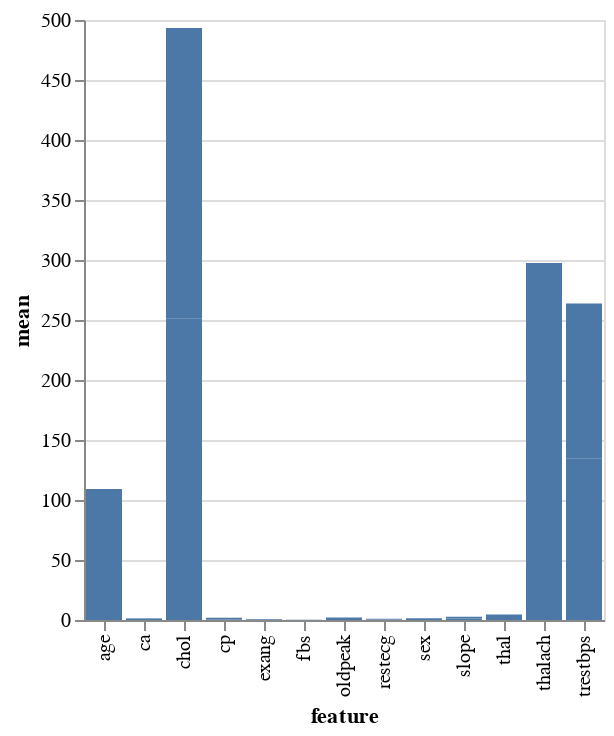

The notebook cell this image was saved under:
### Code cell
alt.Chart(groupMean).mark_bar().encode(
#     alt.X2("target:O"),
    alt.X("feature"),
    alt.Y("mean")
)

### Figure 1 — Vega-Lite specification as saved in the notebook (floating-point values rounded to 4 significant figures)
{"config": {"view": {"continuousWidth": 400, "continuousHeight": 300}}, "data": {"name": "data-2437bffcfd754e17a3aeb9af094322a1"}, "mark": "bar", "encoding": {"x": {"type": "nominal", "field": "feature"}, "y": {"type": "quantitative", "field": "mean"}}, "$schema": "https://vega.github.io/schema/vega-lite/v4.0.2.json", "datasets": {"data-2437bffcfd754e17a3aeb9af094322a1": [{"target": 0, "feature": "age", "mean": 56.6}, {"target": 0, "feature": "sex", "mean": 0.8261}, {"target": 0, "feature": "cp", "mean": 0.4783}, {"target": 0, "feature": "trestbps", "mean": 134.4}, {"target": 0, "feature": "chol", "mean": 251.1}, {"target": 0, "feature": "fbs", "mean": 0.1594}, {"target": 0, "feature": "restecg", "mean": 0.4493}, {"target": 0, "feature": "thalach", "mean": 139.1}, {"target": 0, "feature": "exang", "mean": 0.5507}, {"target": 0, "feature": "oldpeak", "mean": 1.586}, {"target": 0, "feature": "slope", "mean": 1.167}, {"target": 0, "feature": "ca", "mean": 1.167}, {"target": 0, "feature": "thal", "mean": 2.543}, {"target": 1, "feature": "age", "mean": 52.5}, {"target": 1, "feature": "sex", "mean": 0.5636}, {"target": 1, "feature": "cp", "mean": 1.376}, {"target": 1, "feature": "trestbps", "mean": 129.3}, {"target": 1, "feature": "chol", "mean": 242.2}, {"target": 1, "feature": "fbs", "mean": 0.1394}, {"target": 1, "feature": "restecg", "mean": 0.5939}, {"target": 1, "feature": "thalach", "mean": 158.5}, {"target": 1, "feature": "exang", "mean": 0.1394}, {"target": 1, "feature": "oldpeak", "mean": 0.583}, {"target": 1, "feature": "slope", "mean": 1.594}, {"target": 1, "feature": "ca", "mean": 0.3636}, {"target": 1, "feature": "thal", "mean": 2.121}]}}
